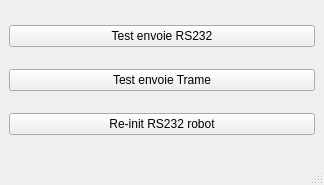
<?xml version="1.0" encoding="UTF-8"?>
<ui version="4.0">
 <class>ihm_TestUnitaire</class>
 <widget class="QMainWindow" name="ihm_TestUnitaire">
  <property name="geometry">
   <rect>
    <x>0</x>
    <y>0</y>
    <width>324</width>
    <height>185</height>
   </rect>
  </property>
  <property name="windowTitle">
   <string>MainWindow</string>
  </property>
  <widget class="QWidget" name="centralwidget">
   <layout class="QGridLayout" name="gridLayout">
    <item row="0" column="0">
     <widget class="QPushButton" name="pushButton">
      <property name="text">
       <string>Test envoie RS232</string>
      </property>
     </widget>
    </item>
    <item row="1" column="0">
     <widget class="QPushButton" name="pushButton2">
      <property name="text">
       <string>Test envoie Trame</string>
      </property>
     </widget>
    </item>
    <item row="2" column="0">
     <widget class="QPushButton" name="pushButton3">
      <property name="text">
       <string>Re-init RS232 robot</string>
      </property>
     </widget>
    </item>
   </layout>
  </widget>
  <widget class="QMenuBar" name="menubar">
   <property name="geometry">
    <rect>
     <x>0</x>
     <y>0</y>
     <width>324</width>
     <height>22</height>
    </rect>
   </property>
  </widget>
  <widget class="QStatusBar" name="statusbar"/>
 </widget>
 <resources/>
 <connections/>
</ui>
